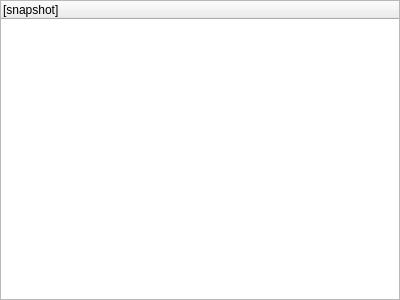
<ui version="4.0" >
 <class>VBoxSnapshotsWgt</class>
 <widget class="QWidget" name="VBoxSnapshotsWgt" >
  <property name="geometry" >
   <rect>
    <x>0</x>
    <y>0</y>
    <width>400</width>
    <height>300</height>
   </rect>
  </property>
  <property name="windowTitle" >
   <string>VBoxSnapshotsWgt</string>
  </property>
  <layout class="QVBoxLayout" >
   <property name="leftMargin" >
    <number>0</number>
   </property>
   <property name="topMargin" >
    <number>0</number>
   </property>
   <property name="rightMargin" >
    <number>0</number>
   </property>
   <property name="bottomMargin" >
    <number>0</number>
   </property>
   <item>
    <widget class="QTreeWidget" name="mTreeWidget" >
     <property name="contextMenuPolicy" >
      <enum>Qt::CustomContextMenu</enum>
     </property>
     <property name="allColumnsShowFocus" >
      <bool>true</bool>
     </property>
     <column>
      <property name="text" >
       <string>[snapshot]</string>
      </property>
     </column>
    </widget>
   </item>
  </layout>
 </widget>
 <resources/>
 <connections/>
</ui>
